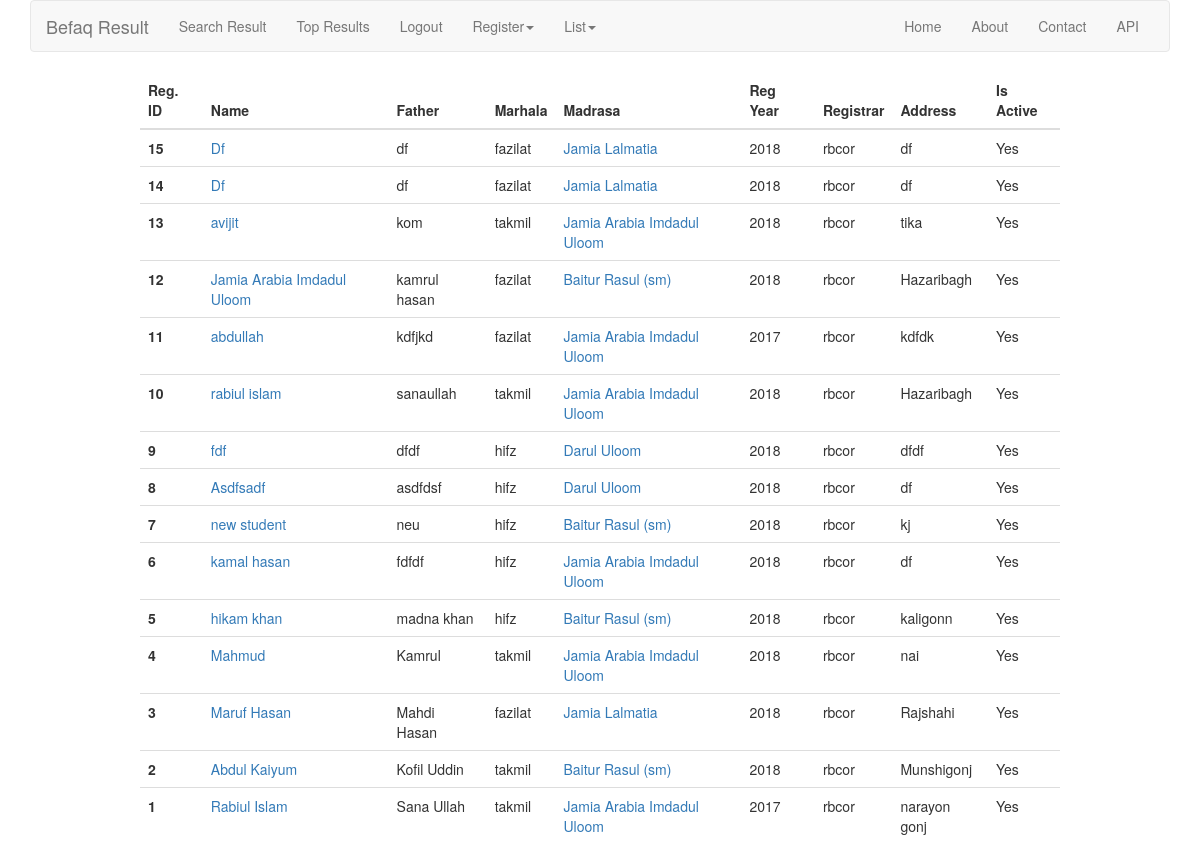
The app's page /student/list (signed in), older data.
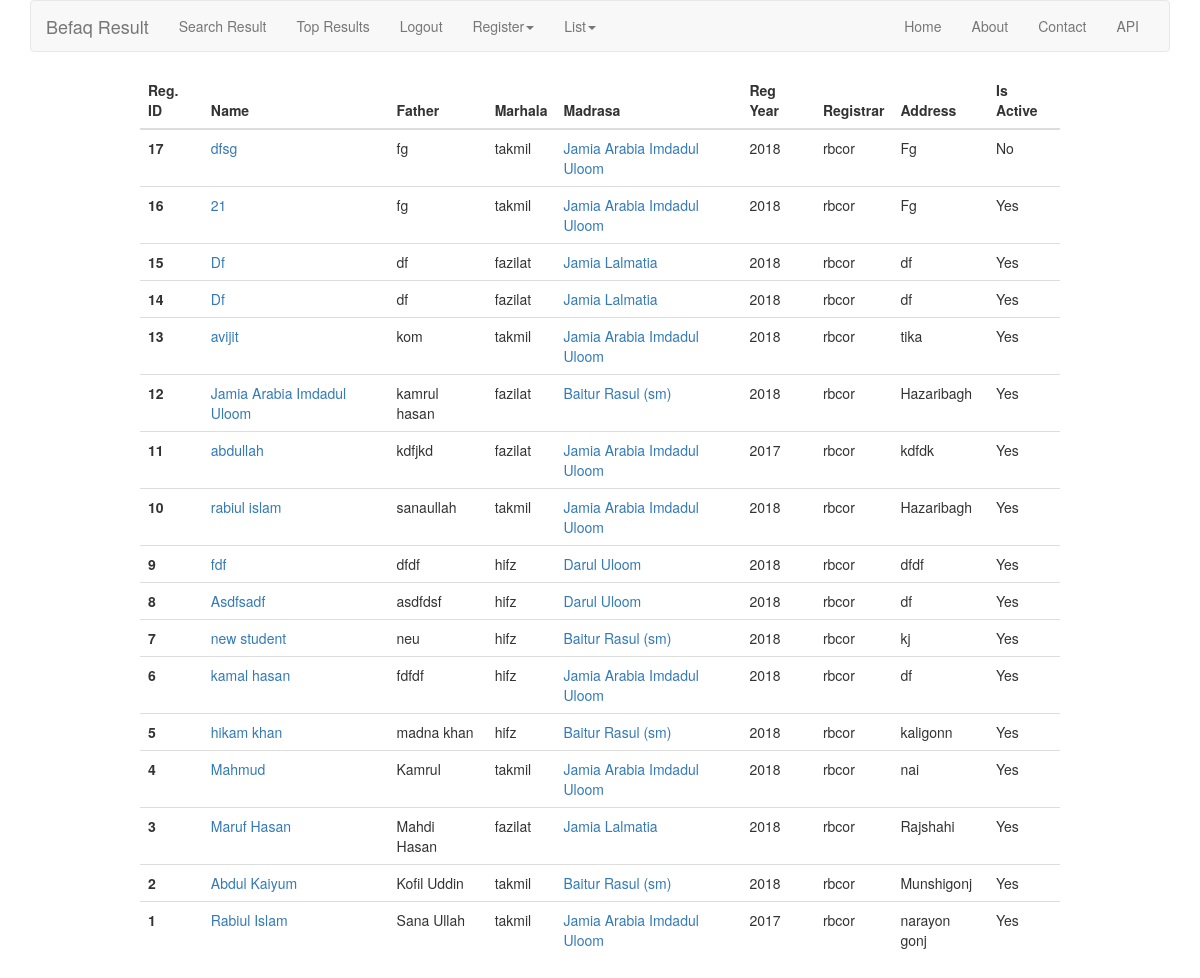
The same page, newer data.
### student/models.py (models this page shows, shortened)
class Student(models.Model):
    name          = models.CharField(max_length=100)
    father        = models.CharField(max_length=100)
    address       = models.CharField(max_length=255,
                                     null=True,
                                     blank=True,
                                     help_text='permanent address of student')
    madrasa       = models.ForeignKey(Madrasa, on_delete=models.CASCADE, related_name='students')
    markaz        = models.CharField(max_length=127,
                                     blank=True,
                                     help_text="If the student's madrasa is the markaz then leave it blank'"
                                               " otherwise enter the markaz name")
    marhala       = models.CharField(max_length=10,
                                     choices=MARHALA)
    reg_year      = models.CharField(max_length=4,
                                     choices=REGISTRATION_YEARS,
                                     default='2018')
    registrar     = models.ForeignKey('auth.User', default=1)
    registered_at = models.DateTimeField(auto_now_add=True)
    updated_at    = models.DateTimeField(auto_now=True)
    is_active    = models.BooleanField(default=True, help_text='Active by Default')
    objects       = StudentManager()
    class Meta:
        ordering = ['-registered_at','-updated_at']

### madrasa/models.py (models this page shows, shortened)
class Madrasa(models.Model):
    name      = models.CharField(max_length=127, unique=True)
    address   = models.CharField(max_length=255, blank=True)
    is_markaz = models.BooleanField(default=False)
    def __str__(self):
        return self.name

### student/views.py (the view)
class StudentList(LoginRequiredMixin, ListView):
    model = Student
    template_name = 'student/student_list.html'

### student/templates/student/student_list.html
{% extends 'base.html' %}
{% block content %}
    <div class="col-md-10 col-md-offset-1">
        <div class="table-responsive">
            <table class="table table-hover table-white">
                <thead>
                <tr>
                    <th scope="col">Reg. ID</th>
                    <th scope="col">Name</th>
                    <th scope="col">Father</th>
                    <th scope="col">Marhala</th>
                    <th scope="col">Madrasa</th>
                    <th scope="col">Reg Year</th>
                    <th scope="col">Registrar</th>
                    <th scope="col">Address</th>
                    <th scope="col">Is Active</th>
                </tr>
                </thead>
                <tbody>
                {% for student in student_list %}
                    <tr>
                        <th scope="row">{{ student.id }}</th>
                        <td><a href="{% url 'student:student_detail' pk=student.pk %}">
                            {{ student.name }}
                        </a></td>
                        <td>{{ student.father }}</td>
                        <td>{{ student.marhala }}</td>
                        <td>
                            <a href="{% url 'madrasa:madrasa_detail' pk=student.madrasa.pk %}">{{ student.madrasa }}</a>
                        </td>
                        <td>{{ student.reg_year }}</td>
                        <td>{{ student.registrar }}</td>
                        <td>{{ student.address }}</td>
                        <td>
                            {% if student.is_active %}
                                Yes
                            {% else %}
                                No
                            {% endif %}
                        </td>
                    </tr>
                {% empty %}
                    <p>No Student Registered yet.</p>
                {% endfor %}
            </table>
        </div>
    </div>
{% endblock %}

Row changes from the older to the newer data that the page shows:
added Student: id "17", name "dfsg", father "fg", marhala "takmil", madrasa "Jamia Arabia Imdadul Uloom", reg_year "2018", registrar "rbcor", address "Fg", is_active "No"
added Student: id "16", name "21", father "fg", marhala "takmil", madrasa "Jamia Arabia Imdadul Uloom", reg_year "2018", registrar "rbcor", address "Fg", is_active "Yes"
